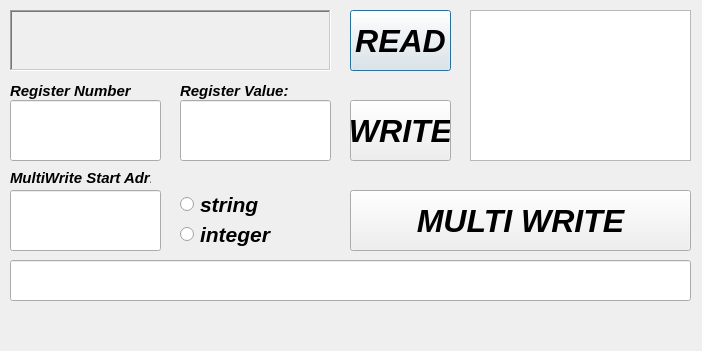
<?xml version="1.0" encoding="UTF-8"?>
<ui version="4.0">
 <class>Dialog</class>
 <widget class="QDialog" name="Dialog">
  <property name="geometry">
   <rect>
    <x>0</x>
    <y>0</y>
    <width>702</width>
    <height>351</height>
   </rect>
  </property>
  <property name="windowTitle">
   <string>Dialog</string>
  </property>
  <widget class="QPushButton" name="btnRead">
   <property name="geometry">
    <rect>
     <x>350</x>
     <y>10</y>
     <width>101</width>
     <height>61</height>
    </rect>
   </property>
   <property name="font">
    <font>
     <pointsize>24</pointsize>
     <weight>75</weight>
     <italic>true</italic>
     <bold>true</bold>
    </font>
   </property>
   <property name="text">
    <string>READ</string>
   </property>
  </widget>
  <widget class="QLabel" name="value">
   <property name="geometry">
    <rect>
     <x>10</x>
     <y>10</y>
     <width>321</width>
     <height>61</height>
    </rect>
   </property>
   <property name="font">
    <font>
     <pointsize>48</pointsize>
     <weight>75</weight>
     <italic>true</italic>
     <bold>true</bold>
    </font>
   </property>
   <property name="mouseTracking">
    <bool>false</bool>
   </property>
   <property name="frameShape">
    <enum>QFrame::WinPanel</enum>
   </property>
   <property name="frameShadow">
    <enum>QFrame::Sunken</enum>
   </property>
   <property name="text">
    <string/>
   </property>
  </widget>
  <widget class="QTextBrowser" name="liveWindow">
   <property name="geometry">
    <rect>
     <x>470</x>
     <y>10</y>
     <width>221</width>
     <height>151</height>
    </rect>
   </property>
  </widget>
  <widget class="QPushButton" name="btnWrite">
   <property name="geometry">
    <rect>
     <x>350</x>
     <y>100</y>
     <width>101</width>
     <height>61</height>
    </rect>
   </property>
   <property name="font">
    <font>
     <pointsize>24</pointsize>
     <weight>75</weight>
     <italic>true</italic>
     <bold>true</bold>
    </font>
   </property>
   <property name="text">
    <string>WRITE</string>
   </property>
  </widget>
  <widget class="QLineEdit" name="registerValue">
   <property name="geometry">
    <rect>
     <x>180</x>
     <y>100</y>
     <width>151</width>
     <height>61</height>
    </rect>
   </property>
  </widget>
  <widget class="QLineEdit" name="registerNumber">
   <property name="geometry">
    <rect>
     <x>10</x>
     <y>100</y>
     <width>151</width>
     <height>61</height>
    </rect>
   </property>
  </widget>
  <widget class="QLabel" name="label_2">
   <property name="geometry">
    <rect>
     <x>180</x>
     <y>80</y>
     <width>121</width>
     <height>21</height>
    </rect>
   </property>
   <property name="font">
    <font>
     <pointsize>11</pointsize>
     <weight>75</weight>
     <italic>true</italic>
     <bold>true</bold>
    </font>
   </property>
   <property name="text">
    <string>Register Value:</string>
   </property>
  </widget>
  <widget class="QLabel" name="label_3">
   <property name="geometry">
    <rect>
     <x>10</x>
     <y>80</y>
     <width>121</width>
     <height>21</height>
    </rect>
   </property>
   <property name="font">
    <font>
     <pointsize>11</pointsize>
     <weight>75</weight>
     <italic>true</italic>
     <bold>true</bold>
    </font>
   </property>
   <property name="text">
    <string>Register Number:</string>
   </property>
  </widget>
  <widget class="QLineEdit" name="multiWriteLine">
   <property name="geometry">
    <rect>
     <x>10</x>
     <y>260</y>
     <width>681</width>
     <height>41</height>
    </rect>
   </property>
   <property name="text">
    <string/>
   </property>
  </widget>
  <widget class="QPushButton" name="btnMultiWrite">
   <property name="geometry">
    <rect>
     <x>350</x>
     <y>190</y>
     <width>341</width>
     <height>61</height>
    </rect>
   </property>
   <property name="font">
    <font>
     <pointsize>24</pointsize>
     <weight>75</weight>
     <italic>true</italic>
     <bold>true</bold>
    </font>
   </property>
   <property name="text">
    <string>MULTI WRITE</string>
   </property>
  </widget>
  <widget class="QLineEdit" name="registerMultiWriteStartNumber">
   <property name="geometry">
    <rect>
     <x>10</x>
     <y>190</y>
     <width>151</width>
     <height>61</height>
    </rect>
   </property>
  </widget>
  <widget class="QLabel" name="label_4">
   <property name="geometry">
    <rect>
     <x>10</x>
     <y>170</y>
     <width>141</width>
     <height>16</height>
    </rect>
   </property>
   <property name="font">
    <font>
     <pointsize>11</pointsize>
     <weight>75</weight>
     <italic>true</italic>
     <bold>true</bold>
    </font>
   </property>
   <property name="text">
    <string>MultiWrite Start Adr:</string>
   </property>
  </widget>
  <widget class="QLabel" name="faultMessage">
   <property name="geometry">
    <rect>
     <x>10</x>
     <y>310</y>
     <width>681</width>
     <height>31</height>
    </rect>
   </property>
   <property name="palette">
    <palette>
     <active>
      <colorrole role="WindowText">
       <brush brushstyle="SolidPattern">
        <color alpha="255">
         <red>170</red>
         <green>0</green>
         <blue>0</blue>
        </color>
       </brush>
      </colorrole>
      <colorrole role="Button">
       <brush brushstyle="SolidPattern">
        <color alpha="255">
         <red>85</red>
         <green>170</green>
         <blue>255</blue>
        </color>
       </brush>
      </colorrole>
      <colorrole role="Light">
       <brush brushstyle="SolidPattern">
        <color alpha="255">
         <red>212</red>
         <green>234</green>
         <blue>255</blue>
        </color>
       </brush>
      </colorrole>
      <colorrole role="Midlight">
       <brush brushstyle="SolidPattern">
        <color alpha="255">
         <red>148</red>
         <green>202</green>
         <blue>255</blue>
        </color>
       </brush>
      </colorrole>
      <colorrole role="Dark">
       <brush brushstyle="SolidPattern">
        <color alpha="255">
         <red>42</red>
         <green>85</green>
         <blue>127</blue>
        </color>
       </brush>
      </colorrole>
      <colorrole role="Mid">
       <brush brushstyle="SolidPattern">
        <color alpha="255">
         <red>57</red>
         <green>113</green>
         <blue>170</blue>
        </color>
       </brush>
      </colorrole>
      <colorrole role="Text">
       <brush brushstyle="SolidPattern">
        <color alpha="255">
         <red>0</red>
         <green>0</green>
         <blue>0</blue>
        </color>
       </brush>
      </colorrole>
      <colorrole role="BrightText">
       <brush brushstyle="SolidPattern">
        <color alpha="255">
         <red>255</red>
         <green>255</green>
         <blue>255</blue>
        </color>
       </brush>
      </colorrole>
      <colorrole role="ButtonText">
       <brush brushstyle="SolidPattern">
        <color alpha="255">
         <red>0</red>
         <green>0</green>
         <blue>0</blue>
        </color>
       </brush>
      </colorrole>
      <colorrole role="Base">
       <brush brushstyle="SolidPattern">
        <color alpha="255">
         <red>255</red>
         <green>255</green>
         <blue>255</blue>
        </color>
       </brush>
      </colorrole>
      <colorrole role="Window">
       <brush brushstyle="SolidPattern">
        <color alpha="255">
         <red>85</red>
         <green>170</green>
         <blue>255</blue>
        </color>
       </brush>
      </colorrole>
      <colorrole role="Shadow">
       <brush brushstyle="SolidPattern">
        <color alpha="255">
         <red>0</red>
         <green>0</green>
         <blue>0</blue>
        </color>
       </brush>
      </colorrole>
      <colorrole role="AlternateBase">
       <brush brushstyle="SolidPattern">
        <color alpha="255">
         <red>170</red>
         <green>212</green>
         <blue>255</blue>
        </color>
       </brush>
      </colorrole>
      <colorrole role="ToolTipBase">
       <brush brushstyle="SolidPattern">
        <color alpha="255">
         <red>255</red>
         <green>255</green>
         <blue>220</blue>
        </color>
       </brush>
      </colorrole>
      <colorrole role="ToolTipText">
       <brush brushstyle="SolidPattern">
        <color alpha="255">
         <red>0</red>
         <green>0</green>
         <blue>0</blue>
        </color>
       </brush>
      </colorrole>
      <colorrole role="PlaceholderText">
       <brush brushstyle="SolidPattern">
        <color alpha="128">
         <red>0</red>
         <green>0</green>
         <blue>0</blue>
        </color>
       </brush>
      </colorrole>
     </active>
     <inactive>
      <colorrole role="WindowText">
       <brush brushstyle="SolidPattern">
        <color alpha="255">
         <red>170</red>
         <green>0</green>
         <blue>0</blue>
        </color>
       </brush>
      </colorrole>
      <colorrole role="Button">
       <brush brushstyle="SolidPattern">
        <color alpha="255">
         <red>85</red>
         <green>170</green>
         <blue>255</blue>
        </color>
       </brush>
      </colorrole>
      <colorrole role="Light">
       <brush brushstyle="SolidPattern">
        <color alpha="255">
         <red>212</red>
         <green>234</green>
         <blue>255</blue>
        </color>
       </brush>
      </colorrole>
      <colorrole role="Midlight">
       <brush brushstyle="SolidPattern">
        <color alpha="255">
         <red>148</red>
         <green>202</green>
         <blue>255</blue>
        </color>
       </brush>
      </colorrole>
      <colorrole role="Dark">
       <brush brushstyle="SolidPattern">
        <color alpha="255">
         <red>42</red>
         <green>85</green>
         <blue>127</blue>
        </color>
       </brush>
      </colorrole>
      <colorrole role="Mid">
       <brush brushstyle="SolidPattern">
        <color alpha="255">
         <red>57</red>
         <green>113</green>
         <blue>170</blue>
        </color>
       </brush>
      </colorrole>
      <colorrole role="Text">
       <brush brushstyle="SolidPattern">
        <color alpha="255">
         <red>0</red>
         <green>0</green>
         <blue>0</blue>
        </color>
       </brush>
      </colorrole>
      <colorrole role="BrightText">
       <brush brushstyle="SolidPattern">
        <color alpha="255">
         <red>255</red>
         <green>255</green>
         <blue>255</blue>
        </color>
       </brush>
      </colorrole>
      <colorrole role="ButtonText">
       <brush brushstyle="SolidPattern">
        <color alpha="255">
         <red>0</red>
         <green>0</green>
         <blue>0</blue>
        </color>
       </brush>
      </colorrole>
      <colorrole role="Base">
       <brush brushstyle="SolidPattern">
        <color alpha="255">
         <red>255</red>
         <green>255</green>
         <blue>255</blue>
        </color>
       </brush>
      </colorrole>
      <colorrole role="Window">
       <brush brushstyle="SolidPattern">
        <color alpha="255">
         <red>85</red>
         <green>170</green>
         <blue>255</blue>
        </color>
       </brush>
      </colorrole>
      <colorrole role="Shadow">
       <brush brushstyle="SolidPattern">
        <color alpha="255">
         <red>0</red>
         <green>0</green>
         <blue>0</blue>
        </color>
       </brush>
      </colorrole>
      <colorrole role="AlternateBase">
       <brush brushstyle="SolidPattern">
        <color alpha="255">
         <red>170</red>
         <green>212</green>
         <blue>255</blue>
        </color>
       </brush>
      </colorrole>
      <colorrole role="ToolTipBase">
       <brush brushstyle="SolidPattern">
        <color alpha="255">
         <red>255</red>
         <green>255</green>
         <blue>220</blue>
        </color>
       </brush>
      </colorrole>
      <colorrole role="ToolTipText">
       <brush brushstyle="SolidPattern">
        <color alpha="255">
         <red>0</red>
         <green>0</green>
         <blue>0</blue>
        </color>
       </brush>
      </colorrole>
      <colorrole role="PlaceholderText">
       <brush brushstyle="SolidPattern">
        <color alpha="128">
         <red>0</red>
         <green>0</green>
         <blue>0</blue>
        </color>
       </brush>
      </colorrole>
     </inactive>
     <disabled>
      <colorrole role="WindowText">
       <brush brushstyle="SolidPattern">
        <color alpha="255">
         <red>42</red>
         <green>85</green>
         <blue>127</blue>
        </color>
       </brush>
      </colorrole>
      <colorrole role="Button">
       <brush brushstyle="SolidPattern">
        <color alpha="255">
         <red>85</red>
         <green>170</green>
         <blue>255</blue>
        </color>
       </brush>
      </colorrole>
      <colorrole role="Light">
       <brush brushstyle="SolidPattern">
        <color alpha="255">
         <red>212</red>
         <green>234</green>
         <blue>255</blue>
        </color>
       </brush>
      </colorrole>
      <colorrole role="Midlight">
       <brush brushstyle="SolidPattern">
        <color alpha="255">
         <red>148</red>
         <green>202</green>
         <blue>255</blue>
        </color>
       </brush>
      </colorrole>
      <colorrole role="Dark">
       <brush brushstyle="SolidPattern">
        <color alpha="255">
         <red>42</red>
         <green>85</green>
         <blue>127</blue>
        </color>
       </brush>
      </colorrole>
      <colorrole role="Mid">
       <brush brushstyle="SolidPattern">
        <color alpha="255">
         <red>57</red>
         <green>113</green>
         <blue>170</blue>
        </color>
       </brush>
      </colorrole>
      <colorrole role="Text">
       <brush brushstyle="SolidPattern">
        <color alpha="255">
         <red>42</red>
         <green>85</green>
         <blue>127</blue>
        </color>
       </brush>
      </colorrole>
      <colorrole role="BrightText">
       <brush brushstyle="SolidPattern">
        <color alpha="255">
         <red>255</red>
         <green>255</green>
         <blue>255</blue>
        </color>
       </brush>
      </colorrole>
      <colorrole role="ButtonText">
       <brush brushstyle="SolidPattern">
        <color alpha="255">
         <red>42</red>
         <green>85</green>
         <blue>127</blue>
        </color>
       </brush>
      </colorrole>
      <colorrole role="Base">
       <brush brushstyle="SolidPattern">
        <color alpha="255">
         <red>85</red>
         <green>170</green>
         <blue>255</blue>
        </color>
       </brush>
      </colorrole>
      <colorrole role="Window">
       <brush brushstyle="SolidPattern">
        <color alpha="255">
         <red>85</red>
         <green>170</green>
         <blue>255</blue>
        </color>
       </brush>
      </colorrole>
      <colorrole role="Shadow">
       <brush brushstyle="SolidPattern">
        <color alpha="255">
         <red>0</red>
         <green>0</green>
         <blue>0</blue>
        </color>
       </brush>
      </colorrole>
      <colorrole role="AlternateBase">
       <brush brushstyle="SolidPattern">
        <color alpha="255">
         <red>85</red>
         <green>170</green>
         <blue>255</blue>
        </color>
       </brush>
      </colorrole>
      <colorrole role="ToolTipBase">
       <brush brushstyle="SolidPattern">
        <color alpha="255">
         <red>255</red>
         <green>255</green>
         <blue>220</blue>
        </color>
       </brush>
      </colorrole>
      <colorrole role="ToolTipText">
       <brush brushstyle="SolidPattern">
        <color alpha="255">
         <red>0</red>
         <green>0</green>
         <blue>0</blue>
        </color>
       </brush>
      </colorrole>
      <colorrole role="PlaceholderText">
       <brush brushstyle="SolidPattern">
        <color alpha="128">
         <red>0</red>
         <green>0</green>
         <blue>0</blue>
        </color>
       </brush>
      </colorrole>
     </disabled>
    </palette>
   </property>
   <property name="font">
    <font>
     <pointsize>18</pointsize>
     <weight>75</weight>
     <italic>true</italic>
     <bold>true</bold>
    </font>
   </property>
   <property name="mouseTracking">
    <bool>true</bool>
   </property>
   <property name="tabletTracking">
    <bool>false</bool>
   </property>
   <property name="layoutDirection">
    <enum>Qt::LeftToRight</enum>
   </property>
   <property name="autoFillBackground">
    <bool>false</bool>
   </property>
   <property name="frameShape">
    <enum>QFrame::NoFrame</enum>
   </property>
   <property name="frameShadow">
    <enum>QFrame::Plain</enum>
   </property>
   <property name="text">
    <string/>
   </property>
   <property name="scaledContents">
    <bool>false</bool>
   </property>
   <property name="alignment">
    <set>Qt::AlignCenter</set>
   </property>
  </widget>
  <widget class="QRadioButton" name="radioButtonString">
   <property name="geometry">
    <rect>
     <x>180</x>
     <y>190</y>
     <width>151</width>
     <height>28</height>
    </rect>
   </property>
   <property name="font">
    <font>
     <pointsize>16</pointsize>
     <weight>75</weight>
     <italic>true</italic>
     <bold>true</bold>
    </font>
   </property>
   <property name="text">
    <string>string</string>
   </property>
  </widget>
  <widget class="QRadioButton" name="radioButtonInteger">
   <property name="geometry">
    <rect>
     <x>180</x>
     <y>220</y>
     <width>151</width>
     <height>28</height>
    </rect>
   </property>
   <property name="font">
    <font>
     <pointsize>16</pointsize>
     <weight>75</weight>
     <italic>true</italic>
     <bold>true</bold>
    </font>
   </property>
   <property name="text">
    <string>integer</string>
   </property>
  </widget>
 </widget>
 <resources/>
 <connections/>
</ui>
